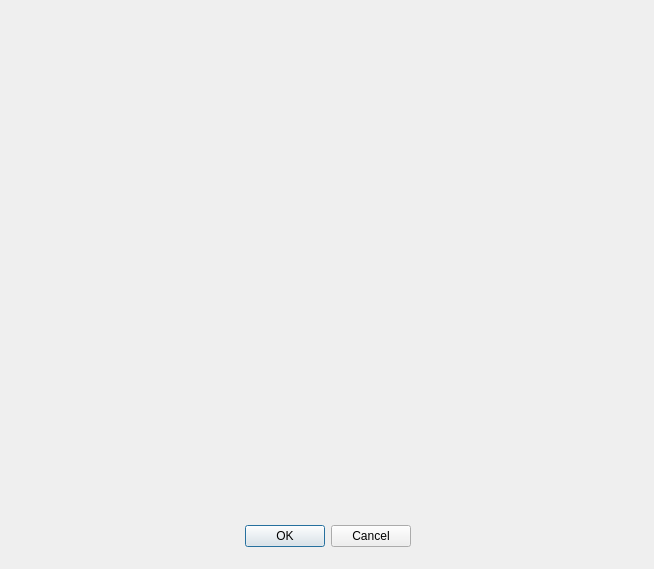
<?xml version="1.0" encoding="UTF-8"?>
<ui version="4.0">
 <class>Dialog</class>
 <widget class="QDialog" name="Dialog">
  <property name="geometry">
   <rect>
    <x>0</x>
    <y>0</y>
    <width>654</width>
    <height>569</height>
   </rect>
  </property>
  <property name="windowTitle">
   <string>Dialog</string>
  </property>
  <widget class="QDialogButtonBox" name="buttonBox">
   <property name="geometry">
    <rect>
     <x>70</x>
     <y>520</y>
     <width>341</width>
     <height>32</height>
    </rect>
   </property>
   <property name="orientation">
    <enum>Qt::Horizontal</enum>
   </property>
   <property name="standardButtons">
    <set>QDialogButtonBox::Cancel|QDialogButtonBox::Ok</set>
   </property>
  </widget>
 </widget>
 <resources/>
 <connections>
  <connection>
   <sender>buttonBox</sender>
   <signal>accepted()</signal>
   <receiver>Dialog</receiver>
   <slot>accept()</slot>
   <hints>
    <hint type="sourcelabel">
     <x>248</x>
     <y>254</y>
    </hint>
    <hint type="destinationlabel">
     <x>157</x>
     <y>274</y>
    </hint>
   </hints>
  </connection>
  <connection>
   <sender>buttonBox</sender>
   <signal>rejected()</signal>
   <receiver>Dialog</receiver>
   <slot>reject()</slot>
   <hints>
    <hint type="sourcelabel">
     <x>316</x>
     <y>260</y>
    </hint>
    <hint type="destinationlabel">
     <x>286</x>
     <y>274</y>
    </hint>
   </hints>
  </connection>
 </connections>
</ui>
